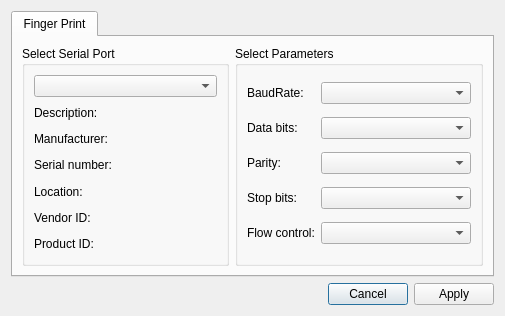
<?xml version="1.0" encoding="UTF-8"?>
<ui version="4.0">
 <class>SettingsDialog</class>
 <widget class="QDialog" name="SettingsDialog">
  <property name="geometry">
   <rect>
    <x>0</x>
    <y>0</y>
    <width>505</width>
    <height>316</height>
   </rect>
  </property>
  <property name="windowTitle">
   <string>Dialog</string>
  </property>
  <layout class="QGridLayout" name="gridLayout">
   <item row="0" column="0">
    <layout class="QVBoxLayout" name="verticalLayout">
     <item>
      <widget class="QTabWidget" name="tabWidget">
       <property name="currentIndex">
        <number>0</number>
       </property>
       <widget class="QWidget" name="finger_print">
        <attribute name="title">
         <string>Finger Print</string>
        </attribute>
        <layout class="QGridLayout" name="gridLayout_6">
         <item row="0" column="0">
          <layout class="QHBoxLayout" name="horizontalLayout">
           <item>
            <widget class="QGroupBox" name="selectBox">
             <property name="minimumSize">
              <size>
               <width>0</width>
               <height>210</height>
              </size>
             </property>
             <property name="title">
              <string>Select Serial Port</string>
             </property>
             <layout class="QGridLayout" name="gridLayout_2">
              <item row="0" column="0">
               <widget class="QComboBox" name="serialPortInfoListBox">
                <property name="minimumSize">
                 <size>
                  <width>180</width>
                  <height>0</height>
                 </size>
                </property>
               </widget>
              </item>
              <item row="1" column="0">
               <widget class="QLabel" name="descriptionLabel">
                <property name="text">
                 <string>Description:</string>
                </property>
               </widget>
              </item>
              <item row="2" column="0">
               <widget class="QLabel" name="manufacturerLabel">
                <property name="text">
                 <string>Manufacturer:</string>
                </property>
               </widget>
              </item>
              <item row="3" column="0">
               <widget class="QLabel" name="serialNumberLabel">
                <property name="text">
                 <string>Serial number:</string>
                </property>
               </widget>
              </item>
              <item row="4" column="0">
               <widget class="QLabel" name="locationLabel">
                <property name="text">
                 <string>Location:</string>
                </property>
               </widget>
              </item>
              <item row="5" column="0">
               <widget class="QLabel" name="vidLabel">
                <property name="text">
                 <string>Vendor ID:</string>
                </property>
               </widget>
              </item>
              <item row="6" column="0">
               <widget class="QLabel" name="pidLabel">
                <property name="text">
                 <string>Product ID:</string>
                </property>
               </widget>
              </item>
             </layout>
            </widget>
           </item>
           <item>
            <widget class="QGroupBox" name="parametersBox">
             <property name="minimumSize">
              <size>
               <width>0</width>
               <height>210</height>
              </size>
             </property>
             <property name="title">
              <string>Select Parameters</string>
             </property>
             <layout class="QGridLayout" name="gridLayout_3">
              <item row="0" column="0">
               <widget class="QLabel" name="baudRateLabel">
                <property name="text">
                 <string>BaudRate:</string>
                </property>
               </widget>
              </item>
              <item row="0" column="1">
               <widget class="QComboBox" name="baudRateBox">
                <property name="minimumSize">
                 <size>
                  <width>150</width>
                  <height>0</height>
                 </size>
                </property>
               </widget>
              </item>
              <item row="1" column="0">
               <widget class="QLabel" name="dataBitsLabel">
                <property name="text">
                 <string>Data bits:</string>
                </property>
               </widget>
              </item>
              <item row="1" column="1">
               <widget class="QComboBox" name="dataBitsBox">
                <property name="minimumSize">
                 <size>
                  <width>150</width>
                  <height>0</height>
                 </size>
                </property>
               </widget>
              </item>
              <item row="2" column="0">
               <widget class="QLabel" name="parityLabel">
                <property name="text">
                 <string>Parity:</string>
                </property>
               </widget>
              </item>
              <item row="2" column="1">
               <widget class="QComboBox" name="parityBox">
                <property name="minimumSize">
                 <size>
                  <width>150</width>
                  <height>0</height>
                 </size>
                </property>
               </widget>
              </item>
              <item row="3" column="0">
               <widget class="QLabel" name="stopBitsLabel">
                <property name="text">
                 <string>Stop bits:</string>
                </property>
               </widget>
              </item>
              <item row="3" column="1">
               <widget class="QComboBox" name="stopBitsBox">
                <property name="minimumSize">
                 <size>
                  <width>150</width>
                  <height>0</height>
                 </size>
                </property>
               </widget>
              </item>
              <item row="4" column="0">
               <widget class="QLabel" name="flowControlLabel">
                <property name="text">
                 <string>Flow control:</string>
                </property>
               </widget>
              </item>
              <item row="4" column="1">
               <widget class="QComboBox" name="flowControlBox">
                <property name="minimumSize">
                 <size>
                  <width>150</width>
                  <height>0</height>
                 </size>
                </property>
               </widget>
              </item>
             </layout>
            </widget>
           </item>
          </layout>
         </item>
        </layout>
       </widget>
      </widget>
     </item>
     <item>
      <layout class="QHBoxLayout" name="horizontalLayout_3">
       <item>
        <spacer name="horizontalSpacer">
         <property name="orientation">
          <enum>Qt::Horizontal</enum>
         </property>
         <property name="sizeHint" stdset="0">
          <size>
           <width>40</width>
           <height>20</height>
          </size>
         </property>
        </spacer>
       </item>
       <item>
        <widget class="QPushButton" name="pbCancel">
         <property name="text">
          <string>Cancel</string>
         </property>
        </widget>
       </item>
       <item>
        <widget class="QPushButton" name="pbApply">
         <property name="text">
          <string>Apply</string>
         </property>
        </widget>
       </item>
      </layout>
     </item>
    </layout>
   </item>
  </layout>
 </widget>
 <resources/>
 <connections/>
</ui>
